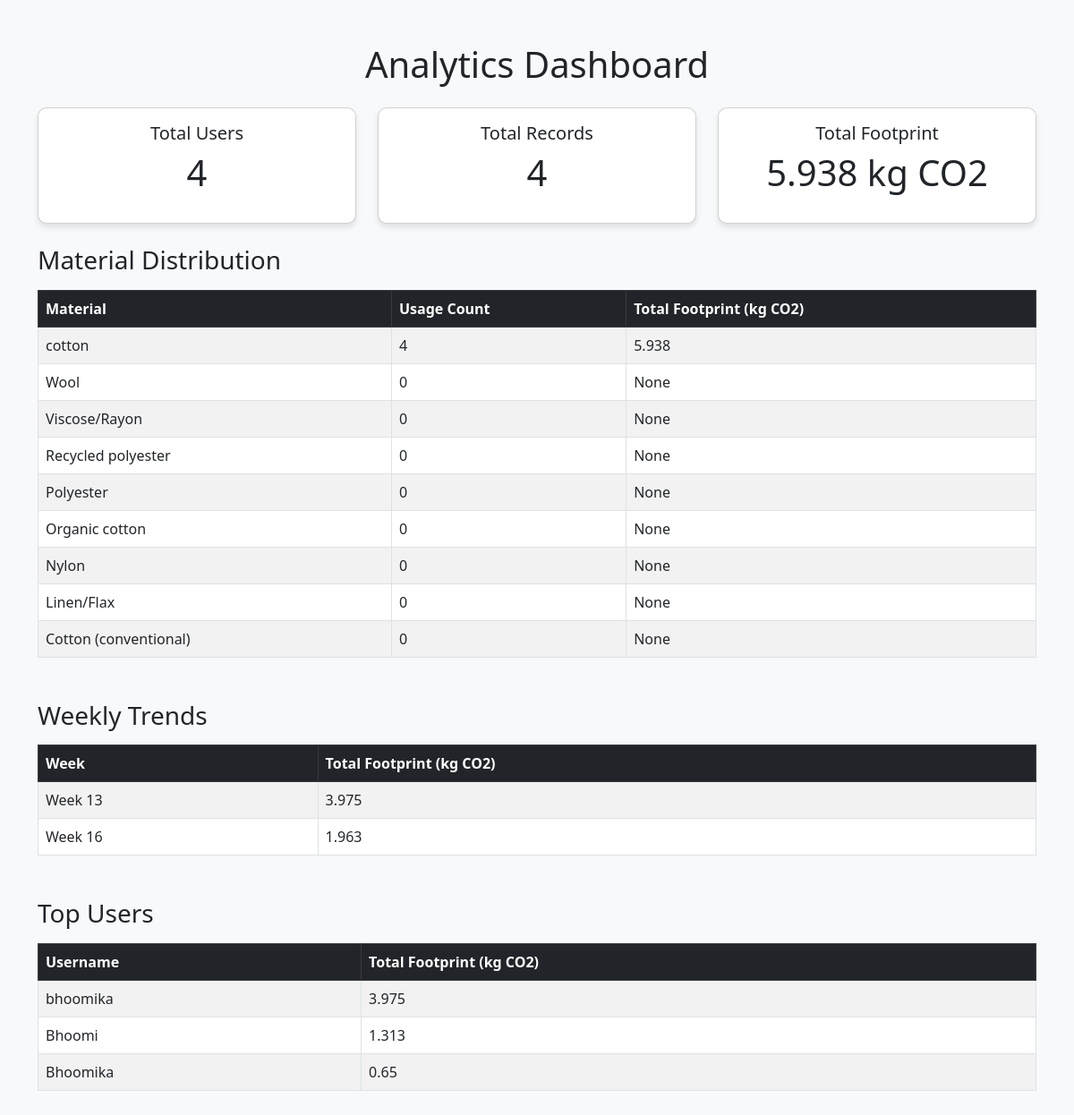
/admin/view-analytics (signed in), run on the app's committed database.
### tables this page shows
CREATE TABLE materials (
                id INTEGER PRIMARY KEY AUTOINCREMENT,
                material TEXT NOT NULL,
                description TEXT,
                material_footprint REAL DEFAULT 1.0,
                             biodegradability TEXT,
                             recyclability TEXT,
                             eco_rating TEXT CHECK(eco_rating IN ('Eco-Friendly', 'Moderate', 'High Impact'))


                     
            );

CREATE TABLE carbon_footprint (
                id INTEGER PRIMARY KEY AUTOINCREMENT,
                username TEXT NOT NULL,
                date TIMESTAMP DEFAULT CURRENT_TIMESTAMP,
                material TEXT,
                washing_frequency TEXT,
                drying_method TEXT,
                ironing_frequency TEXT,
                weight REAL,
                footprint REAL,
                is_wearing_today INTEGER DEFAULT 0,

                FOREIGN KEY (username) REFERENCES users (username)
            );

### app.py (the view)
@app.route('/admin/view-analytics')
def view_analytics():
    if 'admin' not in session:
        return redirect(url_for('admin_login_page'))
    conn = get_db_connection()
    try:
        cursor = conn.cursor()
        cursor.execute("SELECT COUNT(*) FROM users")
        user_count = cursor.fetchone()[0]
        cursor.execute("SELECT COUNT(*) FROM carbon_footprint")
        record_count = cursor.fetchone()[0]
        cursor.execute("SELECT SUM(footprint) FROM carbon_footprint")
        total_footprint = cursor.fetchone()[0] or 0
        cursor.execute("""
            SELECT m.material, COUNT(cf.id) as count, SUM(cf.footprint) as total
            FROM materials m
            LEFT JOIN carbon_footprint cf ON m.material = cf.material
            GROUP BY m.material
            ORDER BY total DESC
        """)
        material_data = cursor.fetchall()
        cursor.execute("""
            SELECT strftime('%W', date) as week, SUM(footprint) as total
            FROM carbon_footprint
            GROUP BY week
            ORDER BY week
            LIMIT 8
        """)
        weekly_data = cursor.fetchall()
        cursor.execute("""
            SELECT username, SUM(footprint) as total
            FROM carbon_footprint
            GROUP BY username
            ORDER BY total DESC
            LIMIT 5
        """)
        top_users = cursor.fetchall()
        return render_template('view_analytics.html',
                           user_count=user_count,
                           record_count=record_count,
                           total_footprint=total_footprint,
                           material_data=material_data,
                           weekly_data=weekly_data,
                           top_users=top_users)
    except Exception as e:
        app.logger.error(f"Error fetching analytics: {str(e)}")
        return render_template('view_analytics.html', error=str(e))
    finally:
        conn.close()

### app.py (called while the page is built, shortened)
def get_db_connection():
    db_path = 'carbon_footprint_db.db'
    conn = sqlite3.connect(db_path)
    conn.row_factory = sqlite3.Row  # Enables column access by name
    return conn

### templates/view_analytics.html (shortened to what this page needs)
<!DOCTYPE html>
<html lang="en">
<head>
    <link href="https://cdn.jsdelivr.net/npm/bootstrap@5.3.0/dist/css/bootstrap.min.css" rel="stylesheet">
</head>
<body>
    <div class="container py-5">
        <h1 class="text-center mb-4">Analytics Dashboard</h1>
        <div class="row mb-4">
            <div class="col-md-4">
                <div class="card text-center">
                    <div class="card-body">
                        <h5 class="card-title">Total Users</h5>
                        <p class="display-6">{{ user_count }}</p>
                    </div>
                </div>
            </div>
            <div class="col-md-4">
                <div class="card text-center">
                    <div class="card-body">
                        <h5 class="card-title">Total Records</h5>
                        <p class="display-6">{{ record_count }}</p>
                    </div>
                </div>
            </div>
            <div class="col-md-4">
                <div class="card text-center">
                    <div class="card-body">
                        <h5 class="card-title">Total Footprint</h5>
                        <p class="display-6">{{ total_footprint }} kg CO2</p>
                    </div>
                </div>
            </div>
        </div>
        <h3 class="mb-3">Material Distribution</h3>
        <table class="table table-striped table-bordered">
            <thead class="table-dark">
                <tr>
                    <th>Material</th>
                    <th>Usage Count</th>
                    <th>Total Footprint (kg CO2)</th>
                </tr>
            </thead>
            <tbody>
                {% for material in material_data %}
                <tr>
                    <td>{{ material['material'] }}</td>
                    <td>{{ material['count'] }}</td>
                    <td>{{ material['total'] }}</td>
                </tr>
                {% endfor %}
            </tbody>
        </table>
        <h3 class="mt-5 mb-3">Weekly Trends</h3>
        <table class="table table-striped table-bordered">
            <thead class="table-dark">
                <tr>
                    <th>Week</th>
                    <th>Total Footprint (kg CO2)</th>
                </tr>
            </thead>
            <tbody>
                {% for week in weekly_data %}
                <tr>
                    <td>Week {{ week['week'] }}</td>
                    <td>{{ week['total'] }}</td>
                </tr>
                {% endfor %}
            </tbody>
        </table>
        <h3 class="mt-5 mb-3">Top Users</h3>
        <table class="table table-striped table-bordered">
            <thead class="table-dark">
                <tr>
                    <th>Username</th>
                    <th>Total Footprint (kg CO2)</th>
                </tr>
            </thead>
            <tbody>
                {% for user in top_users %}
                <tr>
                    <td>{{ user['username'] }}</td>
                    <td>{{ user['total'] }}</td>
                </tr>
                {% endfor %}
            </tbody>
        </table>
    </div>
</body>
</html>

### templates/view_analytics.html (style rules this page uses)
body { font-family: 'Segoe UI', Tahoma, Geneva, Verdana, sans-serif; background-color: #f8f9fa; }
.card { border-radius: 10px; box-shadow: 0 4px 6px rgba(0, 0, 0, 0.1); }
.table th, .table td { vertical-align: middle; }

### data on the page
materials: material "Wool", count "0", total "None"
materials: material "Viscose/Rayon", count "0", total "None"
materials: material "Recycled polyester", count "0", total "None"
materials: material "Polyester", count "0", total "None"
materials: material "Organic cotton", count "0", total "None"
materials: material "Nylon", count "0", total "None"
materials: material "Linen/Flax", count "0", total "None"
materials: material "Cotton (conventional)", count "0", total "None"
carbon_footprint: username "bhoomika", total "3.975"
carbon_footprint: username "Bhoomika", total "0.65"

### other printed values
{{ user_count }} "4"
{{ record_count }} "4"
{{ total_footprint }} "5.938"
{{ material['material'] }} "cotton"
{{ material['count'] }} "4"
{{ material['total'] }} "5.938"
{{ week['week'] }} "13" "16"
{{ week['total'] }} "3.975" "1.963"
{{ user['username'] }} "Bhoomi"
{{ user['total'] }} "1.313"
